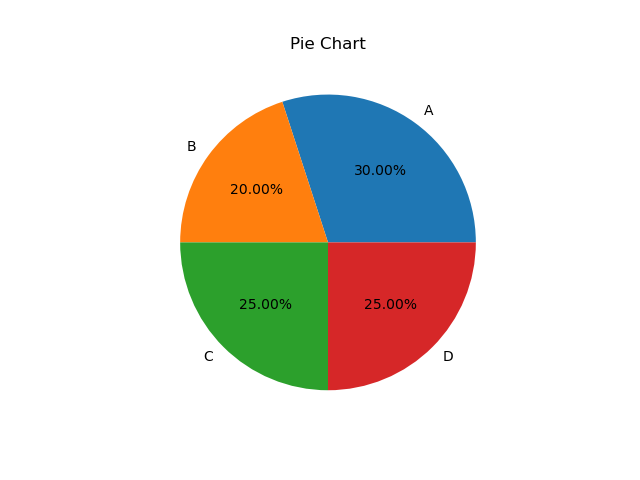

Recreate this plot in Python.
#Pie chart
import matplotlib.pyplot as plt
import numpy as np

n = int(input("Enter number of points: "))

x = []
l=[]
for i in range(n):
    xv = int(input(f"Enter x value {i+1}: "))
    lb=input(f"Enter label: ")

    x.append(xv)
    l.append(lb)

plt.pie(x,labels=l,autopct='%1.2f%%')


plt.title("Pie Chart")

plt.savefig("1i.png")
